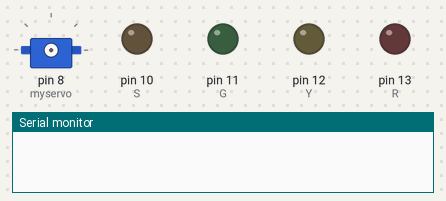
The sketch below on a simulated Arduino Uno, built with avr-gcc and run on an emulated ATmega328P. On the bench: servo, output pins drawn as LEDs (lit = HIGH), the last lines printed to the serial monitor. Sleep ends after the set time or at an interrupt. At 23.5 s the program stops and its outputs stay as they are.

Above: at 0.1 s.
At 1.1 s:
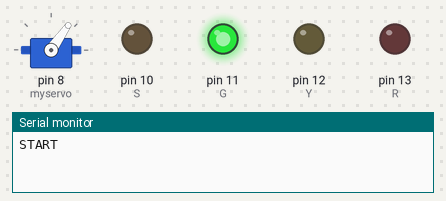
At 11.1 s:
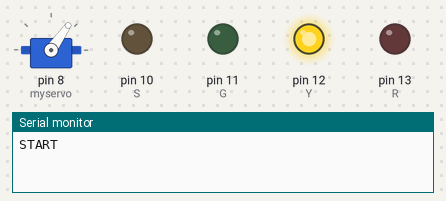
At 21.1 s:
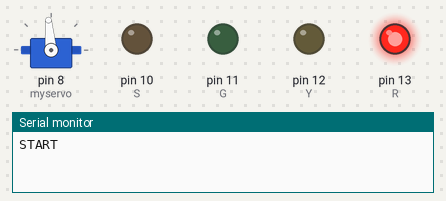
At 22.6 s:
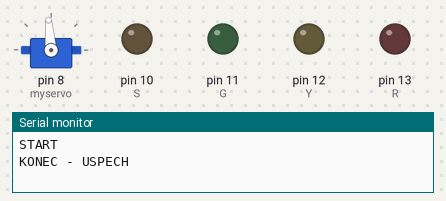
Timing chart, 0 to 24.1 s (numbered marks = the images above):
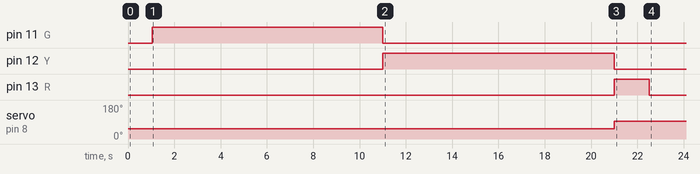

Measured:
- by itself, pin 11 (G): LOW → HIGH at 1.0 s, → LOW 10.0 s later
- by itself, pin 12 (Y): LOW → HIGH at 11.0 s, → LOW 10.0 s later
- by itself, pin 13 (R): LOW → HIGH at 21.0 s, → LOW 1.5 s later
- by itself, servo on pin 8 (myservo): 55° → 95° at 21.0 s

The sketch:

projekt_arduino.ino
```cpp
#include <Servo.h>
#include <avr/sleep.h>

Servo myservo;  // create servo object to control a servo
// twelve servo objects can be created on most boards
#define pohCidlo 2 //musí být v 2 nebo v 3
#define zvukCidlo 3
boolean val =0;

float pos = 0;    // variable to store the servo position
#define R  13
#define Y  12
#define G  11
#define S 10
const int T = A0;	/* LM35 O/P pin */
#define DELAY 80
const int OK_STATE_DELAY_SEC = 10;
int WARNING_STATE_DELAY_SEC = 10;
bool detekceZvukOn = true;
bool detekcePohybOn = true;
bool successCheck = false;
int detekceSec;
bool wasError = false;
int errorSec;
float degree = -1;
bool mode1 = true;

void setup() {
  Serial.begin(9600);

  WARNING_STATE_DELAY_SEC = OK_STATE_DELAY_SEC + WARNING_STATE_DELAY_SEC;

  pinMode(R, OUTPUT); //R
  pinMode(Y, OUTPUT); //Y
  pinMode(G, OUTPUT); //B
  pinMode(S, OUTPUT); //Bzucak


  rozsvit();
  myservo.attach(8);
  delay(500);
  myservo.detach();

  pinMode(zvukCidlo, INPUT);
  pinMode(pohCidlo, INPUT);

// při rostoucí hraně (logO->log1) se vykoná program prerus
  if(detekcePohybOn){
    attachInterrupt(0, detekcePohybu, RISING); //0 = pin 2
  }
  if(detekceZvukOn){
    attachInterrupt(1, detekceZvuku, RISING); // 1 = pin 3
  }
  Serial.println("START");
}

void loop() {
  if(mode1){
    if(!wasError){
      int diffSec = millis() / 1000 - detekceSec ;

      if(diffSec <= OK_STATE_DELAY_SEC){
        ok();
      }else if(diffSec <= WARNING_STATE_DELAY_SEC){
        warning();
      }
      else{ //pokud je error bude zbývat jen pář minut do vypnutí (1 minuta - nyní 5s - aby měl uživatel možnost proces vypínání přerusit hlukem nebo pohybem)
          error();
          zhasni();
          wasError = true;
          detachInterrupt(digitalPinToInterrupt(2));
          detachInterrupt(digitalPinToInterrupt(3));
          mode1 = false;
      }
    }
  }else{ //mode 2
  if(successCheck){
      float tempBefore = temp(); //měření teploty

      Serial.print("Temp Before = ");
      Serial.print(tempBefore);
      Serial.println(" Degree Celsius\n");

      delay(15 * 1000);
      float tempAfter = temp();

      Serial.print("Temp After = ");
      Serial.print(tempAfter);
      Serial.println(" Degree Celsius\n");

      if(tempAfter > (tempBefore)){
        alarm(3);
      }else{
        end();
      }
      Serial.println(tempBefore - tempAfter);
    }else{
      end();
    }
  }
}

void error(){
  digitalWrite(R, HIGH);
  digitalWrite(Y,LOW);
  digitalWrite(G, LOW);
}

void warning(){
  digitalWrite(R, LOW);
  digitalWrite(Y,HIGH);
  digitalWrite(G, LOW);
}

void ok(){
  digitalWrite(R, LOW);
  digitalWrite(Y,LOW);
  digitalWrite(G, HIGH);
}

void led_off(){
  digitalWrite(R, LOW);
  digitalWrite(Y,LOW);
  digitalWrite(G, LOW);
}

void end(){
  Serial.println("KONEC - USPECH");
  delay(1000);
  sleep();
}

void detekcePohybu() {
// pokud je aktivován digitální vstup,
// vypiš informaci po sériové lince
  Serial.println("Detekce pohybu!");
  detekceSec = millis() / 1000;
}


void detekceZvuku(){

  detekceSec = millis() / 1000;
  Serial.print(detekceSec);
  Serial.println("Detekce zvuku!");
}

void zhasni(){
  myservo.attach(8);
  int apos = myservo.read();
  for (pos = apos; pos <= (apos + 40); pos += 1) {
    myservo.write(pos);
    //delay(5);
  }
  delay(500);
  myservo.detach();
}

void rozsvit(){
  int apos = myservo.read();
for (pos = apos; pos >= (apos - 35); pos -= 1) {
    myservo.write(pos);
    delay(15);
  }
}

void alarm(int seconds){
  digitalWrite(S, HIGH);
  delay(seconds * 1000);
  digitalWrite(S, LOW);
}

float temp(){
  int temp_adc_val;
  float temp_val;

  float average_temp = 0;
  int temp_count = 10;

  for (int i = 0; i < temp_count; i++){
  temp_adc_val = analogRead(T);	/* Read Temperature */
  temp_val = (temp_adc_val * 4.8828125);	/* Convert adc value to equivalent voltage */
  temp_val = ((temp_val - 25) / 10.0);	/* LM35 gives output of 10mv/°C */


  average_temp += temp_val;

  delay(100);
  }

  average_temp = average_temp / temp_count;

  return average_temp;
}

void sleep(){
  sleep_enable();
  set_sleep_mode(SLEEP_MODE_PWR_DOWN);
  led_off();
  delay(1000);
  sleep_cpu();
}
```
